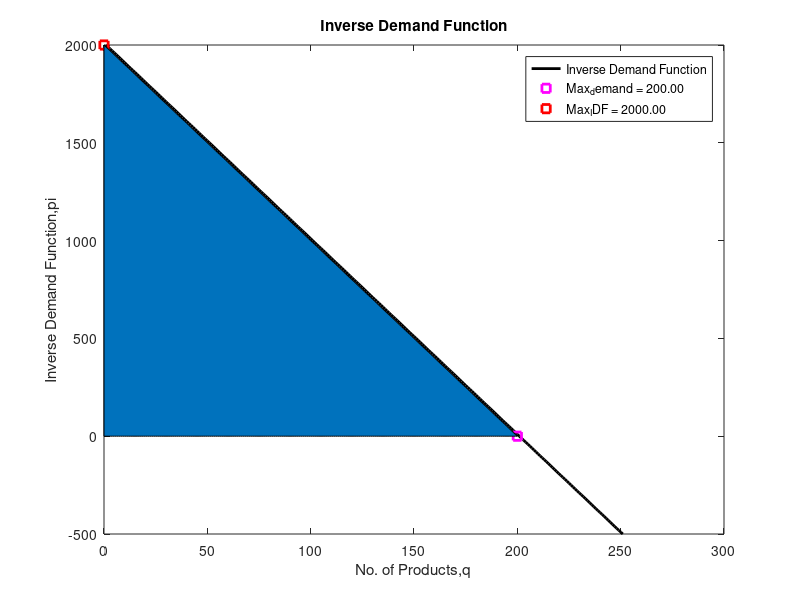
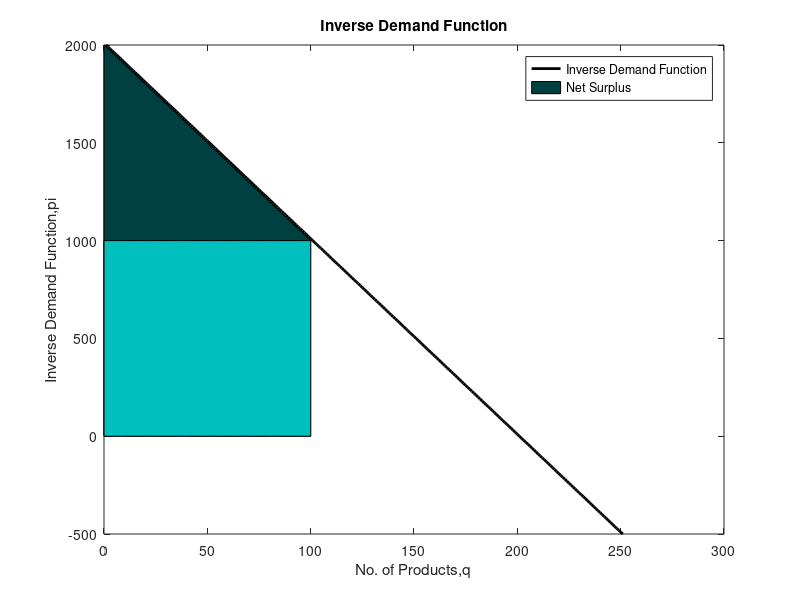

These figures' MATLAB source, in order:
%Program written by Divya M (199031001)
%Homework-1 of Restructured Power System (EE5054S)
%Fundamentals of Power System Economics by Daniel S % Kirschen & Goran Strbac

clc; clear all; close all;

% question 2.2
% Inverse demand function; IDF = -10q+2000

display('Part-a')
for i1 = 0:250
    IDF(i1+1) = -10*i1+2000;
end
[row1,col1] = find(IDF==0); % Max demand demand occurs at non-negative IDF
max_demand = col1-1  

display('Part-b')
max_IDF = max(IDF)  

figure(1)
x = 1:i1+1;
set(gcf,'Name','Inverse Demand Function','Color','w')
plot(x,IDF,'-k','LineWidth',2)
hold on;
plot(max_demand,0,'ms','LineWidth',2)
hold on;
plot(0,max_IDF,'rs','LineWidth',2)
hold on;
plot(x,0,'-g','LineWidth',2)
hold on;
%grid on;
xlabel('No. of Products,q')
ylabel('Inverse Demand Function,pi')
title('Inverse Demand Function')
txt1 = sprintf('Max_demand = %.2f',max_demand);
txt2 = sprintf('Max_IDF = %.2f',max_IDF);
legend('Inverse Demand Function',txt1,txt2);
area_IDF = area(0:max_demand,IDF(1:col1));

display('Part-c')
max_surplus = trapz(0:max_demand,IDF(1:max_demand+1)) 

display('Part-d')
[row2,col2] = find(IDF==1000);
consumption = col2-1
gross_surplus = trapz(0:consumption,IDF(1:consumption+1))
net_surplus = trapz(0:consumption,IDF(1:consumption+1)-1000)
revenue = gross_surplus - net_surplus

figure(2)
abc = ones(1,consumption+1);
abc1 = 1000*abc;
set(gcf,'Name','Inverse Demand Function','Color','w')
plot(x,IDF,'-k','LineWidth',2)
hold on;
gross_surplus1 = area(0:consumption,IDF(1:consumption+1),'FaceColor',[0,0.25,0.25]);
hold on
revenue = area(0:consumption, abc1,'FaceColor',[0,0.75,0.75]);
hold on;
plot(x,0,'-g','LineWidth',2)
hold on;
xlabel('No. of Products,q')
ylabel('Inverse Demand Function,pi')
title('Inverse Demand Function')
legend('Inverse Demand Function','Net Surplus');

display('Part-e')
[row3,col3] = find(IDF==1200);
consumption2 = col3-1
gross_surplus2 = trapz(0:consumption2,IDF(1:consumption2+1))
net_surplus2 = trapz(0:consumption2,IDF(1:consumption2+1)-1200)
revenue2 = gross_surplus2 - net_surplus2

display('Part-f')
% Slope of IDF is -10
% Elasticity = (pi/q)*(dq/dpi)
% For pi = 1000, q = col2-1
elasticity = -1000/((col2-1)*10)




